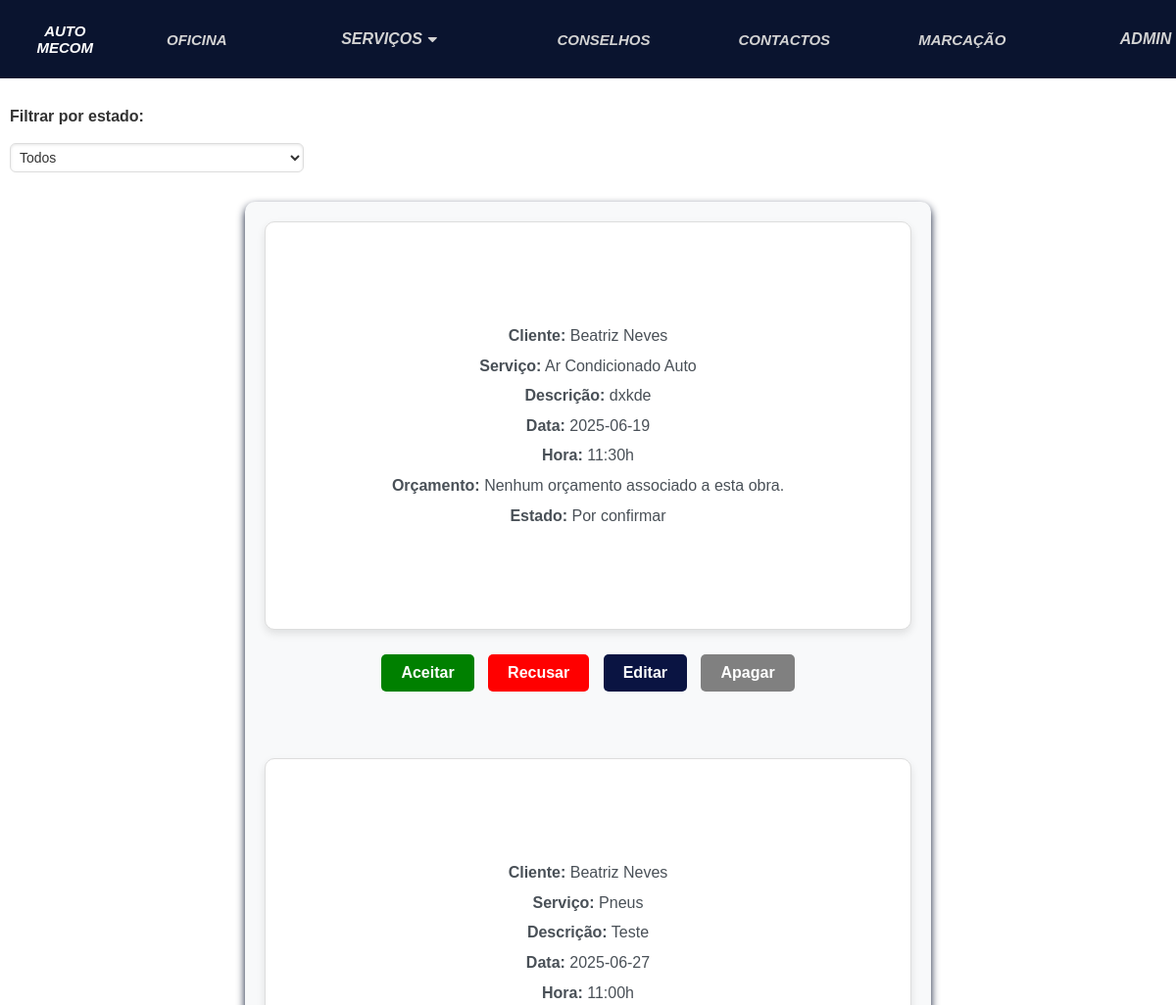
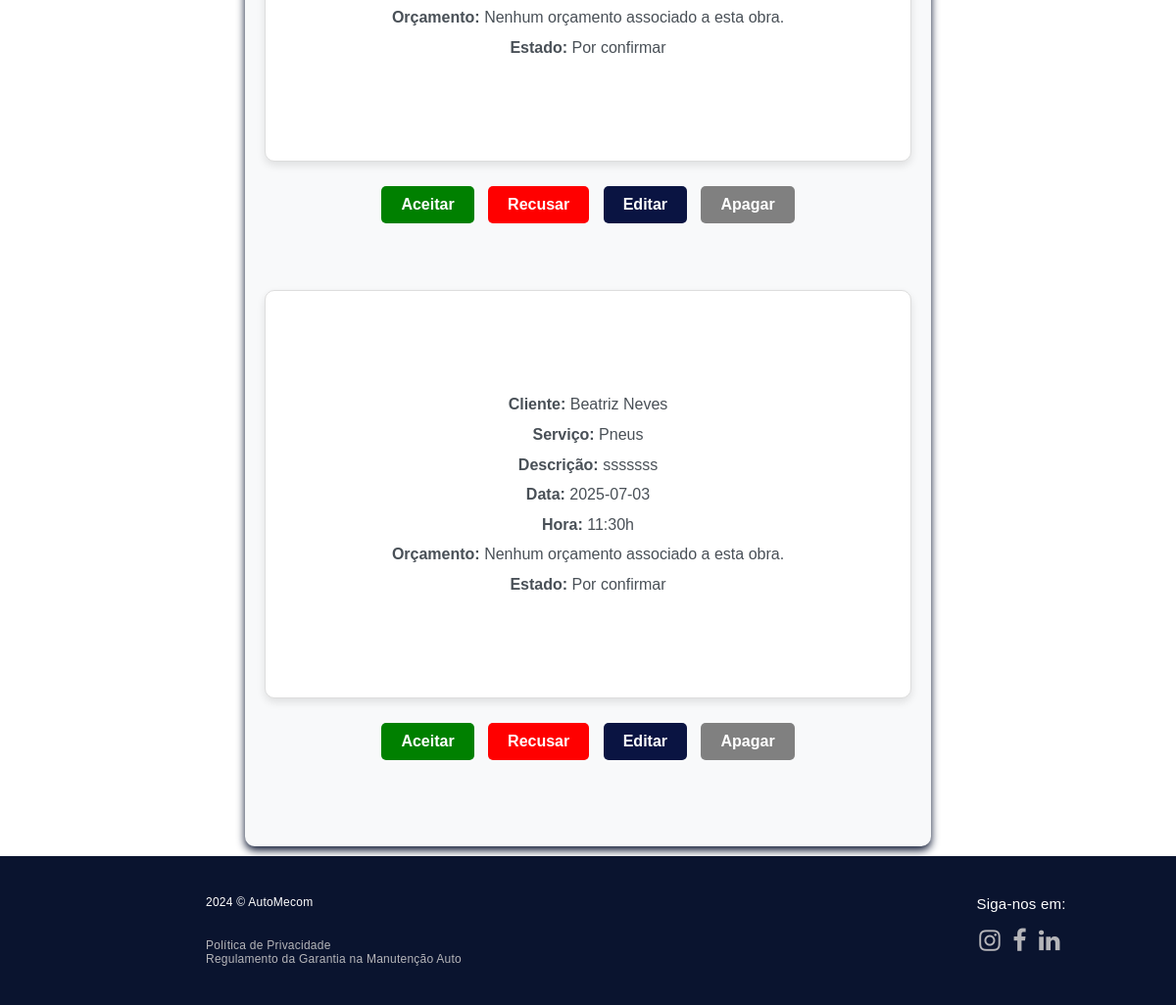
The app's page /marcacoes (signed in), older data (2 pictures, top to bottom).
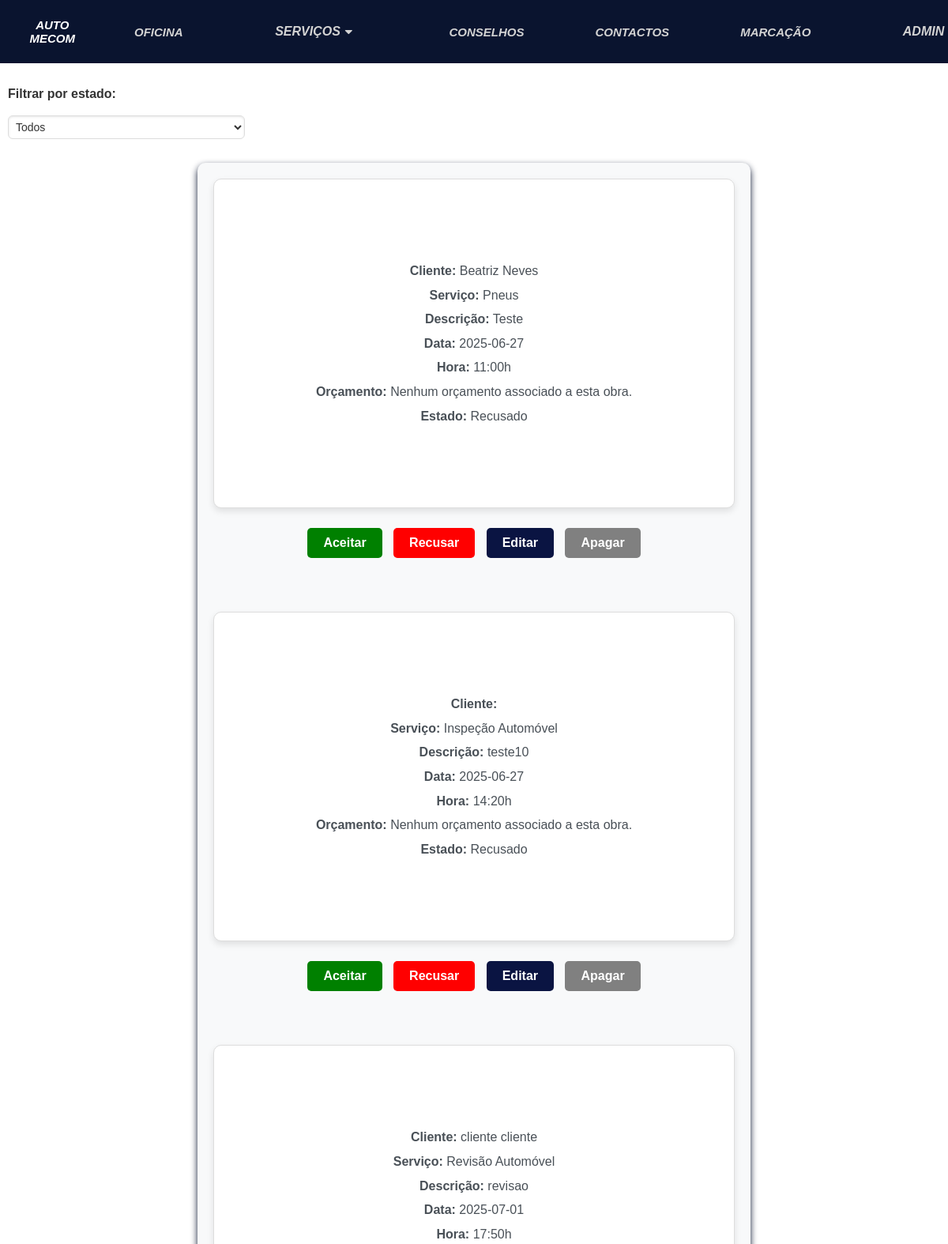
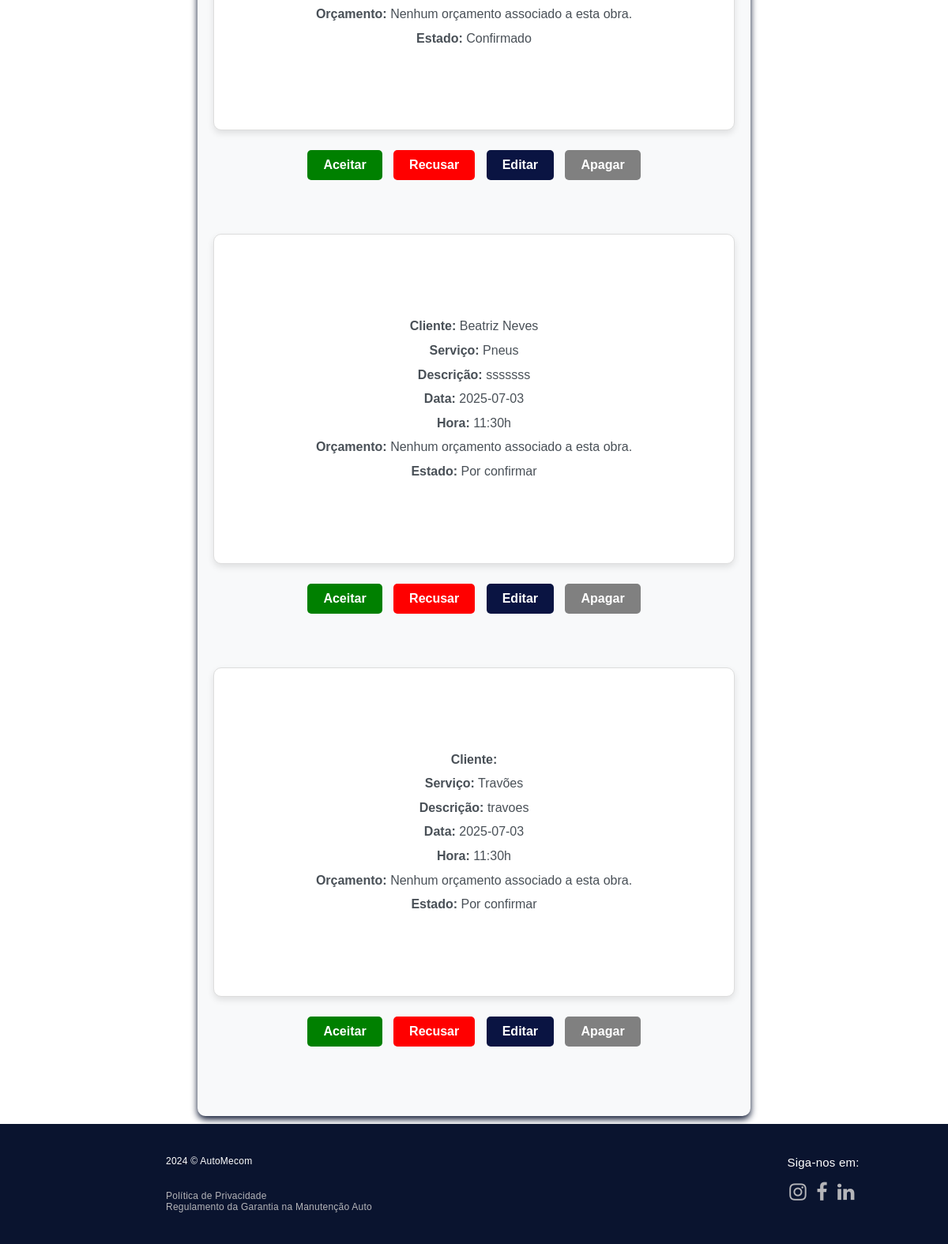
The same page, newer data (2 pictures, top to bottom).
### automecom/models.py (models this page shows, shortened)
class Marcacao(models.Model):
    utilizador = models.ForeignKey(Utilizador, on_delete=models.CASCADE, related_name="marcacoes", blank=True,
                                   null=True)
    nome = models.CharField(max_length=200)
    apelido = models.CharField(max_length=200)
    email = models.CharField(max_length=200)
    servicos = models.ManyToManyField(Servico)
    veiculo = models.OneToOneField(Veiculo, on_delete=models.CASCADE)
    data = models.CharField(max_length=200, default=0)
    hora = models.CharField(max_length=200, default=0)
    descricao = models.TextField(max_length=500, blank=True, null=True)
    imagem = models.ImageField(null=True, blank=True)
    ESTADOS = [
        ('Por confirmar', 'Por confirmar'),
        ('Confirmado', "Confirmado"),
        ('Recusado', 'Recusado'),
        ('Terminada', 'Terminada')
    ]
    estado = models.CharField(max_length=50, choices=ESTADOS, default='Por confirmar')
    numero = models.IntegerField(default=0)
    orcamento = models.FileField(upload_to='tarefas/', null=True, blank=True)
    observacoes = models.TextField(max_length=500, default="Sem observações")
    fatura = models.FileField(upload_to='tarefas/', null=True, blank=True)

class Servico(models.Model):
    nome = models.CharField(max_length=50)
    descricao = models.CharField(max_length=350, default="", blank=True)
    tipo = models.ManyToManyField(TipoServico, blank=True)

### automecom/views.py (the view)
# urls.py: path('marcacoes', views.marcacoes_view, name="marcacoes"),
def marcacoes_view(request):
    utilizador = Utilizador.objects.get(user=request.user)
    filtro = request.GET.get('filtro', 'todos')  # Padrão é 'todos'
    if is_administrador(request.user):
        marcacoes = Marcacao.objects.all().order_by('data', 'hora')
        marcacoes = marcacoes.exclude(estado='Terminada')
    else:
        marcacoes = Marcacao.objects.filter(utilizador=utilizador).order_by('data', 'hora')
        marcacoes = marcacoes.exclude(estado='Terminada')
    if filtro != 'todos':
        marcacoes = marcacoes.filter(estado=filtro)
    context = {
        "marcacoes": marcacoes,
        "filtro": filtro,  # Passando o filtro para o template
    }
    return render(request, 'automecom/marcacoes.html', context)

### automecom/templatetags/custom_tags.py (called while the page is built)
@register.filter(name="is_administrador")
def is_administrador(user):
    if isinstance(user, AnonymousUser):
        return False
    try:
        utilizador = Utilizador.objects.get(user=user)
        print(f"Usuário {user.username} é administrador: {utilizador.administrador}")
    except Utilizador.DoesNotExist:
        return False
    return utilizador.administrador

### automecom/templates/automecom/marcacoes.html (shortened to what this page needs)
<!DOCTYPE html>
<html lang="en">
<head>
</head>
{% extends 'automecom/layout.html' %}
{% load custom_tags %}
{% block main %}
{% load static %}
<body>
<form method="get" action="" class="filter-form" style="width: 300px;">
    <label for="filtro" style="font-weight: bold;">Filtrar por estado:</label>
    <select name="filtro" id="filtro" onchange="this.form.submit()" style="padding: 5px; margin: 10px 0;">
        <option value="todos" {% if filtro == "todos" %}selected{% endif %}>Todos</option>
    </select>
</form>
<section class="marcacoesSection">
    {% if marcacoes %}
        {% for marcacao in marcacoes %}
            {% if marcacao.estado != "Terminado" %}
                <div class="Serv{% if user|is_administrador %} administrador{% endif %}">
                    <div>
                        <br>
                        {% if user|is_administrador %}
                            <p><strong>Cliente:</strong> {{ marcacao.nome }} {{ marcacao.apelido }}</p>
                            {% for servico in marcacao.servicos.all %}
                                <p><strong>Serviço:</strong> {{ servico.nome }}</p>
                            {% endfor %}
                            <p><strong>Descrição:</strong> {{ marcacao.descricao }}</p>
                            <p><strong>Data:</strong> {{ marcacao.data }}</p>
                            <p><strong>Hora:</strong> {{ marcacao.hora }}h</p>
                            {% if marcacao.orcamento %}
                                <p><strong>Orçamento:</strong> <a href="{{ marcacao.orcamento.url }}" target="_blank">Ver Orçamento</a></p>
                            {% else %}
                                <p><strong>Orçamento:</strong> Nenhum orçamento associado a esta obra.</p>
                            {% endif %}
                            <p><strong>Estado:</strong> {{ marcacao.estado }}</p>
    {% endif %}
                        <br>
                    </div>
                </div>
                {% if user|is_administrador %}
                        <div class="marcacao-admin-actions">
                            <a href="{% url 'automecom:alterar_estado_marcacao' marcacao.id 'Aceite' %}" class="botao" style="Background-color: green">Aceitar</a>
                            <a href="{% url 'automecom:alterar_estado_marcacao' marcacao.id 'Recusado' %}" class="botaoCancelar" style="Background-color: red">Recusar</a>
                            <a href="{% url 'automecom:editarmarc' marcacao.id %}" class="botao">Editar</a>
                            <a href="{% url 'automecom:apagarmarc' marcacao.id %}" class="botaoCancelar">Apagar</a>
                        </div>
                    {% else %}
                        <div class="marcacao-client-actions">
                            <a href="{% url 'automecom:editarmarc' marcacao.id %}" class="botao">Alterar</a>
                            <a href="{% url 'automecom:apagarmarc' marcacao.id %}" class="botaoCancelar">Cancelar</a>
                        </div>
                    {% endif %}
                <br>
            {% endif %}
        {% endfor %}
    {% else %}
        <p class="no-marcacoes">Não há marcações no momento.</p>
        <a href="marcacao" class="botao">Marcação</a>
    {% endif %}
</section>
</body>
</html>
{% endblock %}

Row changes from the older to the newer data that the page shows:
no longer on this page (row edited): Marcacao: nome "Beatriz", apelido "Neves", descricao "dxkde", data "2025-06-19", hora "11:30", shows "Orçamento:", orcamento "Nenhum orçamento associado a esta obra.", estado "Por confirmar"
no longer on this page (row unchanged): Servico: nome "Ar Condicionado Auto", shown under "Beatriz"
changed Marcacao "Teste": estado "Por confirmar" → "Recusado"
added Marcacao: descricao "teste10", data "2025-06-27", hora "14:20", shows "Orçamento:", orcamento "Nenhum orçamento associado a esta obra.", estado "Recusado"
now on this page (row unchanged): Servico: nome "Inspeção Automóvel", shown under "teste10"
added Marcacao: nome "cliente", apelido "cliente", descricao "revisao", data "2025-07-01", hora "17:50", shows "Orçamento:", orcamento "Nenhum orçamento associado a esta obra.", estado "Confirmado"
now on this page (row unchanged): Servico: nome "Revisão Automóvel", shown under "cliente"
added Marcacao: descricao "travoes", data "2025-07-03", hora "11:30", shows "Orçamento:", orcamento "Nenhum orçamento associado a esta obra.", estado "Por confirmar"
now on this page (row unchanged): Servico: nome "Travões", shown under "travoes"
